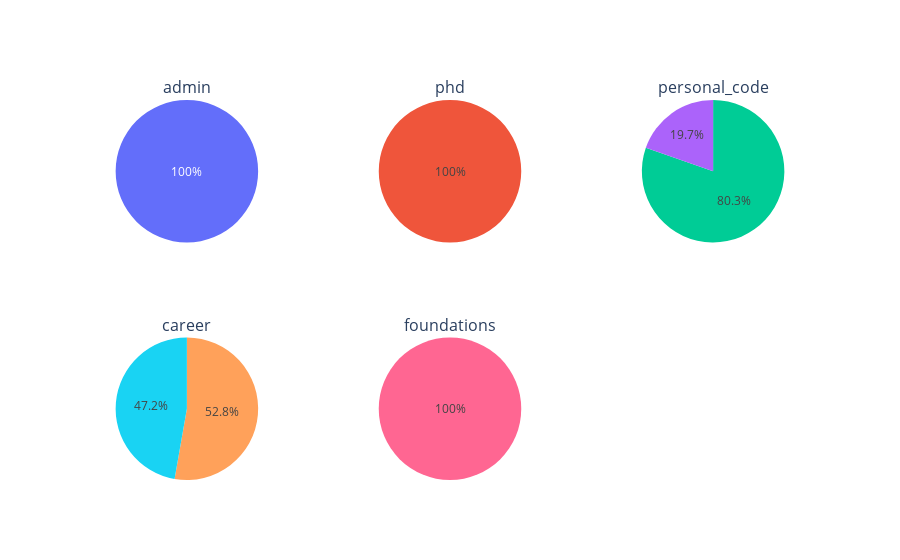

Source (notebook cell):
### Code cell
n_focus_areas = grouped_df["focus_area"].n_unique()
ncols = 3
subplot_details, indices =prep_subplot(n_focus_areas, ncols)
fig = make_subplots(**subplot_details,
    subplot_titles=[name[0] for name, _ in grouped_df.group_by("focus_area")]
    # TODO total time for focus area, and maybe percent of time spent here?
)

for ix, (name, data) in zip(indices, grouped_df.group_by("focus_area")):
    fig.add_trace(    
        go.Pie(
            labels=data["project"].to_list(),
            values=data["elapsed_time"].cast(int).to_list(),
            name = name[0]
        ), 
        ix[0], ix[1]

    )

fig.update_traces(showlegend=False)

fig.show()

### Figure 1 — Plotly figure (JSON) as saved in the notebook; plotly's stock layout.template omitted (floating-point values rounded to 4 significant figures)
{"data": [{"domain": {"x": [0, 0.2889], "y": [0.625, 1]}, "labels": ["cee243"], "name": "admin", "showlegend": false, "type": "pie", "values": [11820000]}, {"domain": {"x": [0.3556, 0.6444], "y": [0.625, 1]}, "labels": ["probabilistic graphical models"], "name": "foundations", "showlegend": false, "type": "pie", "values": [5400000]}, {"domain": {"x": [0.7111, 1], "y": [0.625, 1]}, "labels": ["summer24 job application", "building africa's cities summit"], "name": "career", "showlegend": false, "type": "pie", "values": [22560000, 5520000]}, {"domain": {"x": [0, 0.2889], "y": [0, 0.375]}, "labels": ["time_logger", "slowcial"], "name": "personal_code", "showlegend": false, "type": "pie", "values": [14880000, 13320000]}, {"domain": {"x": [0.3556, 0.6444], "y": [0, 0.375]}, "labels": ["SERC"], "name": "phd", "showlegend": false, "type": "pie", "values": [1920000]}], "layout": {"annotations": [{"font": {"size": 16}, "showarrow": false, "text": "admin", "x": 0.1444, "xanchor": "center", "xref": "paper", "y": 1, "yanchor": "bottom", "yref": "paper"}, {"font": {"size": 16}, "showarrow": false, "text": "phd", "x": 0.5, "xanchor": "center", "xref": "paper", "y": 1, "yanchor": "bottom", "yref": "paper"}, {"font": {"size": 16}, "showarrow": false, "text": "personal_code", "x": 0.8556, "xanchor": "center", "xref": "paper", "y": 1, "yanchor": "bottom", "yref": "paper"}, {"font": {"size": 16}, "showarrow": false, "text": "career", "x": 0.1444, "xanchor": "center", "xref": "paper", "y": 0.375, "yanchor": "bottom", "yref": "paper"}, {"font": {"size": 16}, "showarrow": false, "text": "foundations", "x": 0.5, "xanchor": "center", "xref": "paper", "y": 0.375, "yanchor": "bottom", "yref": "paper"}]}}
